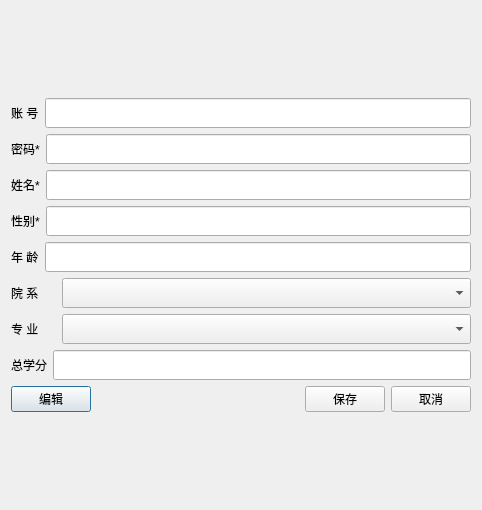
<?xml version="1.0" encoding="UTF-8"?>
<ui version="4.0">
 <class>AdminDialog2</class>
 <widget class="QDialog" name="AdminDialog2">
  <property name="geometry">
   <rect>
    <x>0</x>
    <y>0</y>
    <width>482</width>
    <height>510</height>
   </rect>
  </property>
  <property name="windowTitle">
   <string>学生管理对话框</string>
  </property>
  <layout class="QGridLayout" name="gridLayout">
   <item row="0" column="0">
    <layout class="QVBoxLayout" name="verticalLayout">
     <item>
      <layout class="QHBoxLayout" name="horizontalLayout">
       <item>
        <widget class="QLabel" name="labelAccount">
         <property name="text">
          <string>账 号</string>
         </property>
        </widget>
       </item>
       <item>
        <widget class="QLineEdit" name="lineEditAccount">
         <property name="minimumSize">
          <size>
           <width>0</width>
           <height>30</height>
          </size>
         </property>
         <property name="sizeIncrement">
          <size>
           <width>0</width>
           <height>0</height>
          </size>
         </property>
        </widget>
       </item>
      </layout>
     </item>
     <item>
      <layout class="QHBoxLayout" name="horizontalLayout_2">
       <item>
        <widget class="QLabel" name="labelPassword">
         <property name="text">
          <string>密码*</string>
         </property>
        </widget>
       </item>
       <item>
        <widget class="QLineEdit" name="lineEditPassword">
         <property name="minimumSize">
          <size>
           <width>0</width>
           <height>30</height>
          </size>
         </property>
        </widget>
       </item>
      </layout>
     </item>
     <item>
      <layout class="QHBoxLayout" name="horizontalLayout_3">
       <item>
        <widget class="QLabel" name="labelName">
         <property name="text">
          <string>姓名*</string>
         </property>
        </widget>
       </item>
       <item>
        <widget class="QLineEdit" name="lineEditName">
         <property name="minimumSize">
          <size>
           <width>0</width>
           <height>30</height>
          </size>
         </property>
        </widget>
       </item>
      </layout>
     </item>
     <item>
      <layout class="QHBoxLayout" name="horizontalLayout_4">
       <item>
        <widget class="QLabel" name="labelSex">
         <property name="text">
          <string>性别*</string>
         </property>
        </widget>
       </item>
       <item>
        <widget class="QLineEdit" name="lineEditSex">
         <property name="minimumSize">
          <size>
           <width>0</width>
           <height>30</height>
          </size>
         </property>
        </widget>
       </item>
      </layout>
     </item>
     <item>
      <layout class="QHBoxLayout" name="horizontalLayout_5">
       <item>
        <widget class="QLabel" name="labelAge">
         <property name="text">
          <string>年 龄</string>
         </property>
        </widget>
       </item>
       <item>
        <widget class="QLineEdit" name="lineEditAge">
         <property name="minimumSize">
          <size>
           <width>0</width>
           <height>30</height>
          </size>
         </property>
        </widget>
       </item>
      </layout>
     </item>
     <item>
      <layout class="QHBoxLayout" name="horizontalLayout_9">
       <item>
        <widget class="QLabel" name="labelDepartment">
         <property name="minimumSize">
          <size>
           <width>45</width>
           <height>0</height>
          </size>
         </property>
         <property name="maximumSize">
          <size>
           <width>30</width>
           <height>16777215</height>
          </size>
         </property>
         <property name="text">
          <string>院 系</string>
         </property>
        </widget>
       </item>
       <item>
        <widget class="QComboBox" name="comboBoxDepartment">
         <property name="minimumSize">
          <size>
           <width>0</width>
           <height>30</height>
          </size>
         </property>
        </widget>
       </item>
      </layout>
     </item>
     <item>
      <layout class="QHBoxLayout" name="horizontalLayout_6">
       <item>
        <widget class="QLabel" name="labelMajor">
         <property name="minimumSize">
          <size>
           <width>45</width>
           <height>0</height>
          </size>
         </property>
         <property name="maximumSize">
          <size>
           <width>28</width>
           <height>16777215</height>
          </size>
         </property>
         <property name="text">
          <string>专 业</string>
         </property>
        </widget>
       </item>
       <item>
        <widget class="QComboBox" name="comboBoxMajor">
         <property name="minimumSize">
          <size>
           <width>0</width>
           <height>30</height>
          </size>
         </property>
        </widget>
       </item>
      </layout>
     </item>
     <item>
      <layout class="QHBoxLayout" name="horizontalLayout_7">
       <item>
        <widget class="QLabel" name="labelSumScore">
         <property name="text">
          <string>总学分</string>
         </property>
        </widget>
       </item>
       <item>
        <widget class="QLineEdit" name="lineEditSumScore">
         <property name="minimumSize">
          <size>
           <width>0</width>
           <height>30</height>
          </size>
         </property>
        </widget>
       </item>
      </layout>
     </item>
     <item>
      <layout class="QHBoxLayout" name="horizontalLayout_8">
       <item>
        <widget class="QPushButton" name="pushButtonEdit">
         <property name="text">
          <string>编辑</string>
         </property>
        </widget>
       </item>
       <item>
        <spacer name="horizontalSpacer">
         <property name="orientation">
          <enum>Qt::Horizontal</enum>
         </property>
         <property name="sizeHint" stdset="0">
          <size>
           <width>40</width>
           <height>20</height>
          </size>
         </property>
        </spacer>
       </item>
       <item>
        <widget class="QPushButton" name="pushButtonSave">
         <property name="text">
          <string>保存</string>
         </property>
        </widget>
       </item>
       <item>
        <widget class="QPushButton" name="pushButtonCancle">
         <property name="text">
          <string>取消</string>
         </property>
        </widget>
       </item>
      </layout>
     </item>
    </layout>
   </item>
  </layout>
 </widget>
 <resources/>
 <connections>
  <connection>
   <sender>pushButtonCancle</sender>
   <signal>clicked()</signal>
   <receiver>AdminDialog2</receiver>
   <slot>close()</slot>
   <hints>
    <hint type="sourcelabel">
     <x>249</x>
     <y>275</y>
    </hint>
    <hint type="destinationlabel">
     <x>149</x>
     <y>149</y>
    </hint>
   </hints>
  </connection>
 </connections>
</ui>
